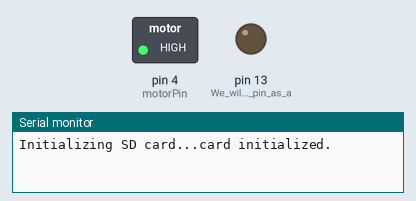
The sketch below on a simulated Arduino Uno, built with avr-gcc and run on an emulated ATmega328P. Shown: switched loads named in the sketch (green lamp = pin HIGH), output pins drawn as LEDs (lit = HIGH), the last lines printed to the serial monitor. The local clock reads 2024-03-15 10:24:30 at power-on unless the sketch sets it; storage starts empty; pins used as bus, display or sensor lines are not drawn.

Above: at 0.1 s.
At 76.2 s:
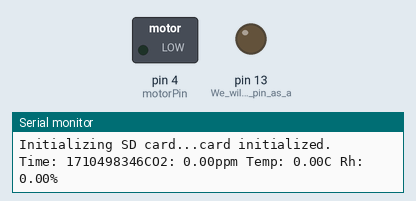
Timing chart, 0 to 77.7 s (numbered marks = the images above):
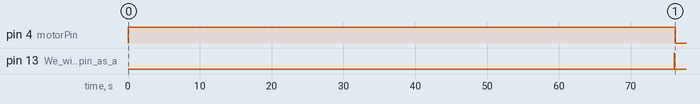

The sketch:

CO2_I2C_RTC_071116.ino
```cpp
//thing

// CO2 Meter K‐series Example Interface
// by Andrew Robinson, CO2 Meter <co2meter.com>
// Talks via I2C to K33‐ELG/BLG Sensors for Host‐Initiated Data Collection // 4.1.2011

#include <Wire.h>
#include <SPI.h>
#include <SD.h>
#include "RTClib.h"


// We will be using the I2C hardware interface on the Arduino in
// combination with the built‐in Wire library to interface.
//  Arduino analog input 5 ‐ I2C SCL
//  Arduino analog input 4 ‐ I2C SDA
/*
  In this example we will do a basic read of the CO2 value and checksum verification. For more advanced applications please see the I2C Comm guide.
*/


int co2Addr = 0x68;
const int chipSelect = 10;
const int motorPin = 4;
RTC_DS1307 RTC; // define the Real Time Clock object

// This is the default address of the CO2 sensor, 7bits shifted left.

void setup() {
  Serial.begin(9600);
  Wire.begin();
  pinMode(13, OUTPUT); // We will use this pin as a read‐indicator Serial.println("What a wonderful day, to read stream CO2 concentrations!");
  Serial.print("Initializing SD card...");
  pinMode(motorPin, OUTPUT); //setting up motor
  // make sure that the default chip select pin is set to
  // output, even if you don't use it:
  // pinMode(6, OUTPUT);

  // see if the card is present and can be initialized:
  if (!SD.begin(chipSelect)) {
    Serial.println("Card failed, or not present");
    // don't do anything more:
    return;
  }
  Serial.println("card initialized.");
  //} //This is the closing bracket for your Setup() Function....it should be at the end of your Setup.
  // connect to RTC (code from internet). This is new stuff. What is ECHO_TO_SERIAL?
  //  Wire.begin(); //<---This is already began at the top.
  if (!RTC.begin()) {
    Serial.println("RTC Failed");
    //    logfile.println("RTC failed");
    /*
       The #if and #endif commands are similar to the if() {} ones.
       Functionally, they do the exact same thing, but they get processed before
       everything else and if they don't resolve
    */
    //#if ECHO_TO_SERIAL
    //    Serial.println("RTC failed");
    //#endif  //ECHO_TO_SERIAL
  }
  //  logfile.println("millis,stamp,datetime,light,temp,vcc");
  //#if ECHO_TO_SERIAL
  //  Serial.println("millis,stamp,datetime,co2Value,tempValue,RhValue");
  //#endif //ECHO_TO_SERIAL
} //Closing bracket for Setup() should be here


void loop() {
  //This is new stuff!
  //  DateTime now;
  // delay for the amount of time we want between readings
  //  delay((LOG_INTERVAL - 1) - (millis() % LOG_INTERVAL));
  //  digitalWrite(greenLEDpin, HIGH);
  // log milliseconds since starting
  //  uint32_t m = millis();
  //  logfile.print(m);           // milliseconds since start
  //  logfile.print(", ");

  //#if ECHO_TO_SERIAL
  //  Serial.print(m);         // milliseconds since start
  //  Serial.print(", ");
  //#endif

  // fetch the time
  //  now = RTC.now();
  // log time
  //  logfile.print(now.unixtime()); // seconds since 1/1/1970
  //  logfile.print(", ");
  //  logfile.print('"');
  //  logfile.print(now.year(), DEC);
  //  logfile.print("/");
  //  logfile.print(now.month(), DEC);
  //  logfile.print("/");
  //  logfile.print(now.day(), DEC);
  //  logfile.print(" ");
  //  logfile.print(now.hour(), DEC);
  //  logfile.print(":");
  //  logfile.print(now.minute(), DEC);
  //  logfile.print(":");
  //  logfile.print(now.second(), DEC);
  //  logfile.print('"');
  //#if ECHO_TO_SERIAL
  //  Serial.print(now.unixtime()); // seconds since 1/1/1970
  //  Serial.print(", ");
  //  Serial.print('"');
  //  Serial.print(now.year(), DEC);
  //  Serial.print("/");
  //  Serial.print(now.month(), DEC);
  //  Serial.print("/");
  //  Serial.print(now.day(), DEC);
  //  Serial.print(" ");
  //  Serial.print(now.hour(), DEC);
  //  Serial.print(":");
  //  Serial.print(now.minute(), DEC);
  //  Serial.print(":");
  //  Serial.print(now.second(), DEC);
  //  Serial.print('"');
  //#endif //ECHO_TO_SERIAL

  /*-------------added by kina------------*/
  DateTime now; //creates a DateTime Object to hold the time. We will be storing data from clock here

  // We keep the sample period >25s or so, else the sensor will start ignoring sample requests. wakeSensor();
  digitalWrite(motorPin, HIGH); //turns pump on
  delay(60000); //wait one minute
  initPoll();
  delay(16000); //wait 16 seconds
  wakeSensor();
  double tempValue = readTemp();
  delay(20);
  wakeSensor();
  double rhValue = readRh();
  delay(20);
  wakeSensor();
  double co2Value = readCo2();
  now = RTC.now(); //reads current time from the Clock
  long timeStamp = now.unixtime(); //parses that DateTime Object into a UTC Timestamp
  if (co2Value >= 0) {
    Serial.print("Time: ");
    Serial.print(timeStamp);
    Serial.print("CO2: ");
    Serial.print(co2Value);
    Serial.print("ppm Temp: ");
    Serial.print(tempValue);
    Serial.print("C Rh: ");
    Serial.print(rhValue);
    Serial.println("%");
    if (co2Value >= 0) {
      File dataFile = SD.open("testdata1.txt", FILE_WRITE);
      // if the file is available, write to it:
      if (dataFile) {
        dataFile.print(timeStamp);
        dataFile.print(",");
        dataFile.print(tempValue);
        dataFile.print(",");
        dataFile.print(rhValue);
        dataFile.print(",");
        dataFile.print(co2Value);
        dataFile.println();
        dataFile.close();
        // print to the serial port too:
        Serial.println("sdWritten");
      }
    }
    else {
      Serial.println("Checksum failed / Communication failure");
      delay(9000);
    }
  }
  digitalWrite(motorPin, LOW); //turning off motor
  for (int i = 0; i < 1; i++) {
    delay(60000);
  }
}


///////////////////////////////////////////////////////////////////
// Function : void wakeSensor()
// Executes : Sends wakeup commands to K33 sensors.
// Note : THIS COMMAND MUST BE MODIFIED FOR THE SPECIFIC AVR YOU ARE USING // THE REGISTERS ARE HARD‐CODED
/////////////////////////////////////////////////////////////////


void wakeSensor() {
  // This command serves as a wakeup to the CO2 sensor, for K33‐ELG/BLG Sensors Only
  // You'll have the look up the registers for your specific device, but the idea here is simple:
  // 1. Disabled the I2C engine on the AVR
  // 2. Set the Data Direction register to output on the SDA line
  // 3. Toggle the line low for ~1ms to wake the micro up. Enable I2C Engine
  // 4. Wake a millisecond.

  TWCR &= ~(1 << 2); // Disable I2C Engine
  DDRC |= (1 << 4); // Set pin to output mode
  PORTC &= ~(1 << 4); // Pull pin low
  delay(1);
  PORTC |= (1 << 4); // Pull pin high again
  TWCR |= (1 << 2); // I2C is now enabled
  delay(1);
}
///////////////////////////////////////////////////////////////////
// Function : void initPoll()
// Executes : Tells sensor to take a measurement.
// Notes
//
// ///////////////////////////////////////////////////////////////////
void initPoll() {
  Wire.beginTransmission(co2Addr);
  Wire.write(0x11);
  Wire.write(0x00);
  Wire.write(0x60);
  Wire.write(0x35);
  Wire.write(0xA6);
  Wire.endTransmission();
  delay(20);
  Wire.requestFrom(co2Addr, 2);
  byte i = 0;
  byte buffer[2] = {0, 0};
  while (Wire.available()) {
    buffer[i] = Wire.read();
    i++;
  }
}
///////////////////////////////////////////////////////////////////
// Function : double readCo2()
// Returns : The current CO2 Value, -1 if error has occured
///////////////////////////////////////////////////////////////////
double readCo2() {
  int co2_value = 0;
  // We will store the CO2 value inside this variable. digitalWrite(13, HIGH);
  // On most Arduino platforms this pin is used as an indicator light.

  //////////////////////////
  /* Begin Write Sequence */
  //////////////////////////

  Wire.beginTransmission(co2Addr);
  Wire.write(0x22);
  Wire.write(0x00);
  Wire.write(0x08);
  Wire.write(0x2A);
  Wire.endTransmission();

  /*
     We wait 10ms for the sensor to process our command.
     The sensors's primary duties are to accurately
     measure CO2 values. Waiting 10ms will ensure the
     data is properly written to RAM
  */

  delay(20);
  /////////////////////////
  /* Begin Read Sequence */
  /////////////////////////

  /*
     Since we requested 2 bytes from the sensor we must
     read in 4 bytes. This includes the payload, checksum,
     and command status byte.
  */

  Wire.requestFrom(co2Addr, 4);
  byte i = 0;
  byte buffer[4] = {0, 0, 0, 0};

  /*
    Wire.available() is not nessessary. Implementation is obscure but we leave it in here for portability and to future proof our code
  */

  while (Wire.available()) {
    buffer[i] = Wire.read();
    i++;
  }
  co2_value = 0;
  co2_value |= buffer[1] & 0xFF;
  co2_value = co2_value << 8;
  co2_value |= buffer[2] & 0xFF;
  byte sum = 0;
  sum = buffer[0] + buffer[1] + buffer[2];
  if (sum == buffer[3]) {
    // Success!
    digitalWrite(13, LOW);
    //Checksum Byte
    //Byte addition utilizes overflow
    return ((double) co2_value / (double) 1);
  }
  else {
    // Failure!

    /*
         Checksum failure can be due to a number of factors,
         fuzzy electrons, sensor busy, etc.
    */

    digitalWrite(13, LOW);
    return (double) - 1;
  }
}

///////////////////////////////////////////////////////////////////
// Function : double readTemp()
// Returns : The current Temperture Value, -1 if error has occured
///////////////////////////////////////////////////////////////////

double readTemp() {
  int tempVal = 0;
  digitalWrite(13, HIGH);
  Wire.beginTransmission(co2Addr);
  Wire.write(0x22);
  Wire.write(0x00);
  Wire.write(0x12);
  Wire.write(0x34);
  Wire.endTransmission();
  delay(20);

  Wire.requestFrom(co2Addr, 4);
  byte i = 0;
  byte buffer[4] = {0, 0, 0, 0};
  while (Wire.available()) {
    buffer[i] = Wire.read();
    i++;
  }
  tempVal = 0;
  tempVal |= buffer[1] & 0xFF;
  tempVal = tempVal << 8;
  tempVal |= buffer[2] & 0xFF;
  byte sum = 0;
  sum = buffer[0] + buffer[1] + buffer[2];
  //Checksum Byte
  //Byte addition utilizes overflow
  if (sum == buffer[3]) {
    digitalWrite(13, LOW);
    return ((double) tempVal / (double) 100);
  }
  else {
    digitalWrite(13, LOW);
    return -1;
  }
}
///////////////////////////////////////////////////////////////////
// Function : double readRh()
// Returns : The current Rh Value, -1 if error has occured
///////////////////////////////////////////////////////////////////

double readRh() {
  int tempVal = 0;
  digitalWrite(13, HIGH);
  Wire.beginTransmission(co2Addr);
  Wire.write(0x22);
  Wire.write(0x00);
  Wire.write(0x14);
  Wire.write(0x36);
  Wire.endTransmission();
  delay(20);
  Wire.requestFrom(co2Addr, 4);
  byte i = 0;
  byte buffer[4] = {0, 0, 0, 0};
  while (Wire.available()) {
    buffer[i] = Wire.read();
    i++;
  }
  tempVal = 0;
  tempVal |= buffer[1] & 0xFF;
  tempVal = tempVal << 8;
  tempVal |= buffer[2] & 0xFF;
  byte sum = 0;
  sum = buffer[0] + buffer[1] + buffer[2];
  //Checksum Byte
  //Byte addition utilizes overflow
  if (sum == buffer[3]) {
    digitalWrite(13, LOW);
    return (double) tempVal / (double) 100;
  }
  else {
    digitalWrite(13, LOW);
    return -1;
  }
}
```

Measured:
- by itself, pin 4 (motorPin): LOW → HIGH at 0.02 s, → LOW 76.1 s later
